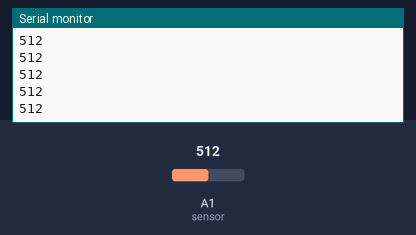
This sketch was run on a simulated Arduino Uno, built with avr-gcc and run on an emulated ATmega328P. Parts: the last lines printed to the serial monitor. The inputs (shaded band) are chosen by the test bench; at power-on: A1 (sensor) = 512.

Above: at 1.2 s.
1.3 s: A1 (sensor) set to 716
At 1.48 s:
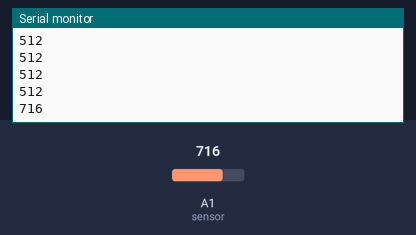
2.8 s: A1 (sensor) set to 900
At 2.84 s:
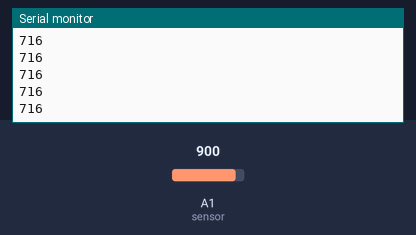
Timing chart, 0 to 5.8 s (numbered marks = the images above; inputs shaded):
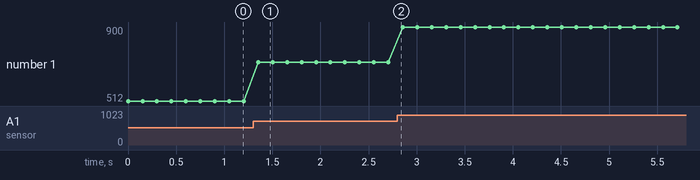

The sketch:

Hall_effect_test.ino
```cpp
const int sensor = A1;
void setup() {
  // put your setup code here, to run once:
 Serial.begin(9600);
}

void loop() {
  // put your main code here, to run repeatedly:
 Serial.println(analogRead(sensor));
 delay(150);
}
```

Measured:
- after the input at 1.3 s, the serial monitor: prints a new line after 0.05 s (image 1)
- plotted number 1: 512 → 716 after the input at 1.3 s, 716 → 900 after the input at 2.8 s
